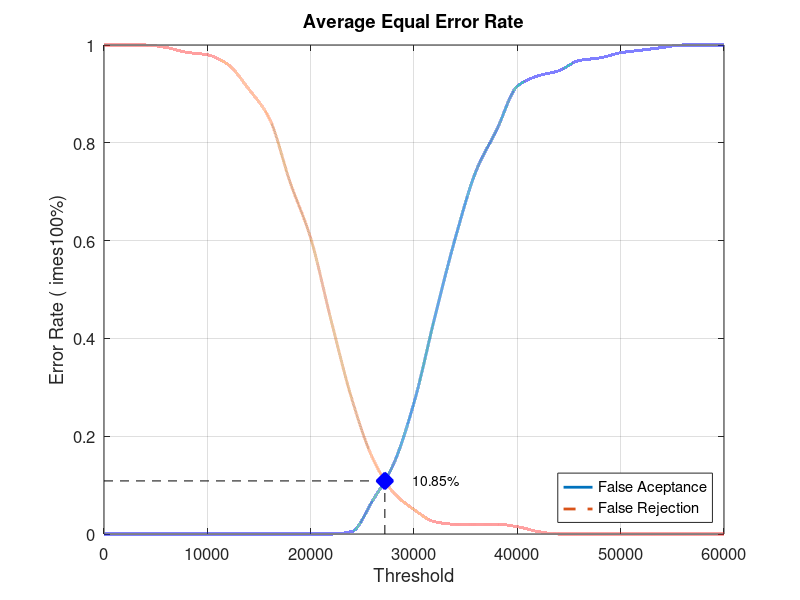
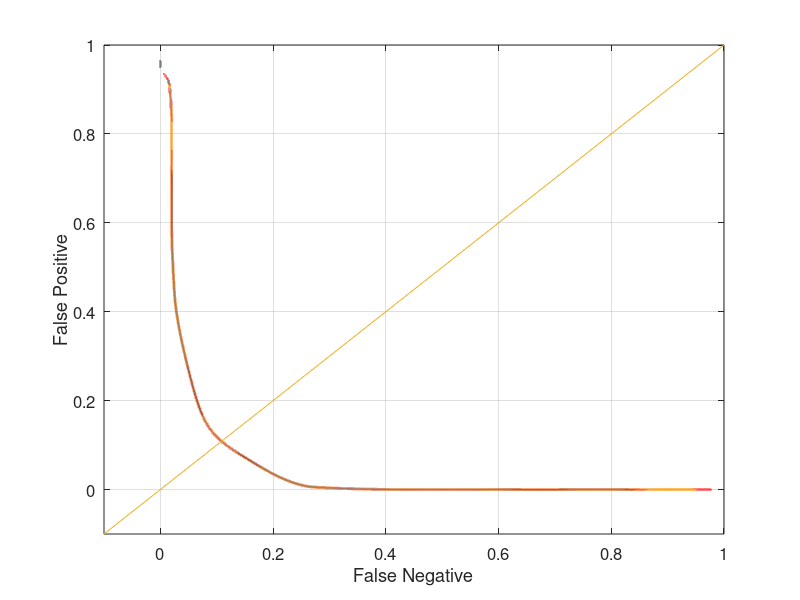

These figures' MATLAB source, in order:
close all;
clear;
clc;
x = 0:2000:60000;
xq = 0:0.5:60000;

y0 = [0 0 0 0 0 0 0 0 0 0 0 0 0.00526316 0.0684211 0.142105 0.268421 0.442105 0.605263 0.742105 0.826316 0.915789 0.936842 0.947368 0.968421 0.973684 0.984211 0.989474 0.994737 1 1 1]
yy0 = interp1(x, y0, xq, 'pchip');
y1 = [1 1 1 0.995 0.985 0.98 0.96 0.91 0.85 0.72 0.605 0.435 0.275 0.155 0.085 0.05 0.025 0.02 0.02 0.02 0.015 0.005 0 0 0 0 0 0 0 0 0]
yy1 = interp1(x, y1, xq, 'pchip');

% Calculating EER: 
y2 = abs(y0 - y1);
find(y2 == min(y2))
yy2 = abs(yy0 - yy1);
xEER = find(yy2 == min(yy2));
xEERIndex = xq(xEER) % X-axis EER
yEER = yy0(xEER) % Y-axis EER

main = figure
plot(xq, yy0,'-','LineWidth', 2);	hold on
plot(xq, yy1,'--','LineWidth', 2);	hold on
plot([xEERIndex xEERIndex], [0 yEER], 'k--');	hold on
plot([0 xEERIndex], [yEER yEER], 'k--');	hold on
plot(xEERIndex, yEER, 'bx', 'LineWidth', 10);	hold on
text(xEERIndex + 10 * xEERIndex / 100, yEER, [num2str(round((10000 * yEER)) / 100) '%'])
legend('False Aceptance', 'False Rejection', 'Location', 'SouthEast')
xlabel('Threshold')
ylabel('Error Rate (	imes100%)')
title('Average Equal Error Rate')
set(gca, 'FontSize', 12)
axis([0 60000 0 1])
grid on

print(main, 'Database1_1Main', '-dpng');
FNRxFPR = figure('Color', [1 1 1]);
plot(yy1, yy0, '-', yy1, yy0, 'LineWidth', 2);
hold on
y = -0.1:0.1:1
plot(y, y); 
set(gca, 'FontSize', 12)
xlabel('False Negative')
ylabel('False Positive')
axis([-0.1 1 -0.1 1])
set(gca, 'FontSize', 12)
grid on

print(FNRxFPR, 'Database1_1FNRxFPR','-dpng');
